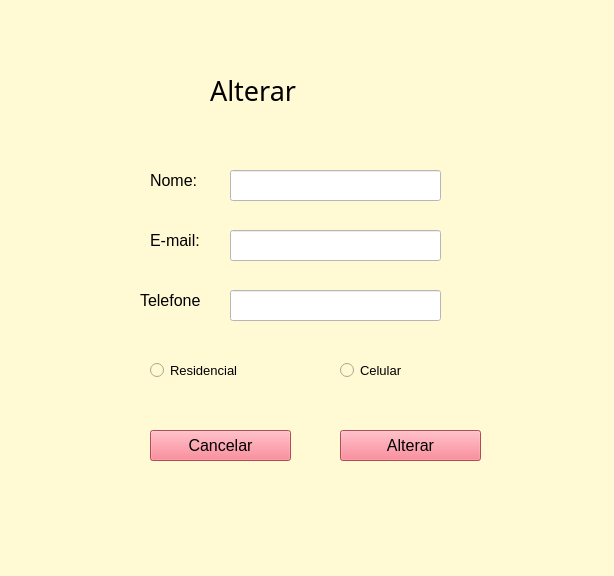
<?xml version="1.0" encoding="UTF-8"?>
<ui version="4.0">
 <class>MainWindow</class>
 <widget class="QMainWindow" name="MainWindow">
  <property name="geometry">
   <rect>
    <x>0</x>
    <y>0</y>
    <width>614</width>
    <height>576</height>
   </rect>
  </property>
  <property name="windowTitle">
   <string>MainWindow</string>
  </property>
  <property name="styleSheet">
   <string notr="true">background-color: rgb(255, 249, 212);</string>
  </property>
  <widget class="QWidget" name="centralwidget">
   <widget class="QLineEdit" name="leTelefone">
    <property name="geometry">
     <rect>
      <x>230</x>
      <y>290</y>
      <width>211</width>
      <height>31</height>
     </rect>
    </property>
    <property name="font">
     <font>
      <pointsize>12</pointsize>
     </font>
    </property>
    <property name="styleSheet">
     <string notr="true">background-color: rgb(255, 255, 255);</string>
    </property>
   </widget>
   <widget class="QLabel" name="label_3">
    <property name="geometry">
     <rect>
      <x>150</x>
      <y>230</y>
      <width>71</width>
      <height>21</height>
     </rect>
    </property>
    <property name="font">
     <font>
      <pointsize>12</pointsize>
     </font>
    </property>
    <property name="text">
     <string>E-mail:</string>
    </property>
   </widget>
   <widget class="QRadioButton" name="rbResidencial">
    <property name="geometry">
     <rect>
      <x>150</x>
      <y>360</y>
      <width>111</width>
      <height>20</height>
     </rect>
    </property>
    <property name="font">
     <font>
      <pointsize>10</pointsize>
     </font>
    </property>
    <property name="text">
     <string>Residencial</string>
    </property>
   </widget>
   <widget class="QLabel" name="label_4">
    <property name="geometry">
     <rect>
      <x>140</x>
      <y>290</y>
      <width>81</width>
      <height>21</height>
     </rect>
    </property>
    <property name="font">
     <font>
      <pointsize>12</pointsize>
     </font>
    </property>
    <property name="text">
     <string>Telefone</string>
    </property>
   </widget>
   <widget class="QPushButton" name="btnAlterar">
    <property name="geometry">
     <rect>
      <x>340</x>
      <y>430</y>
      <width>141</width>
      <height>31</height>
     </rect>
    </property>
    <property name="font">
     <font>
      <pointsize>12</pointsize>
     </font>
    </property>
    <property name="styleSheet">
     <string notr="true">background-color: rgba(244, 107, 123, 1);
selection-background-color: rgba(142, 214, 128, 1);</string>
    </property>
    <property name="text">
     <string>Alterar</string>
    </property>
   </widget>
   <widget class="QLineEdit" name="leNome">
    <property name="geometry">
     <rect>
      <x>230</x>
      <y>170</y>
      <width>211</width>
      <height>31</height>
     </rect>
    </property>
    <property name="font">
     <font>
      <pointsize>12</pointsize>
     </font>
    </property>
    <property name="styleSheet">
     <string notr="true">background-color: rgb(255, 255, 255);</string>
    </property>
   </widget>
   <widget class="QLineEdit" name="leEmail">
    <property name="geometry">
     <rect>
      <x>230</x>
      <y>230</y>
      <width>211</width>
      <height>31</height>
     </rect>
    </property>
    <property name="font">
     <font>
      <pointsize>12</pointsize>
     </font>
    </property>
    <property name="styleSheet">
     <string notr="true">background-color: rgb(255, 255, 255);</string>
    </property>
   </widget>
   <widget class="QPushButton" name="btnCancelar">
    <property name="geometry">
     <rect>
      <x>150</x>
      <y>430</y>
      <width>141</width>
      <height>31</height>
     </rect>
    </property>
    <property name="font">
     <font>
      <pointsize>12</pointsize>
     </font>
    </property>
    <property name="styleSheet">
     <string notr="true">background-color: rgba(244, 107, 123, 1);
selection-background-color: rgba(142, 214, 128, 1);</string>
    </property>
    <property name="text">
     <string>Cancelar</string>
    </property>
   </widget>
   <widget class="QLabel" name="label">
    <property name="geometry">
     <rect>
      <x>210</x>
      <y>60</y>
      <width>221</width>
      <height>61</height>
     </rect>
    </property>
    <property name="font">
     <font>
      <family>Wide Latin</family>
      <pointsize>20</pointsize>
     </font>
    </property>
    <property name="text">
     <string>Alterar</string>
    </property>
   </widget>
   <widget class="QLabel" name="label_2">
    <property name="geometry">
     <rect>
      <x>150</x>
      <y>170</y>
      <width>71</width>
      <height>21</height>
     </rect>
    </property>
    <property name="font">
     <font>
      <pointsize>12</pointsize>
     </font>
    </property>
    <property name="text">
     <string>Nome:</string>
    </property>
   </widget>
   <widget class="QRadioButton" name="rbCelular">
    <property name="geometry">
     <rect>
      <x>340</x>
      <y>360</y>
      <width>111</width>
      <height>20</height>
     </rect>
    </property>
    <property name="font">
     <font>
      <pointsize>10</pointsize>
     </font>
    </property>
    <property name="text">
     <string>Celular</string>
    </property>
   </widget>
  </widget>
  <widget class="QMenuBar" name="menubar">
   <property name="geometry">
    <rect>
     <x>0</x>
     <y>0</y>
     <width>614</width>
     <height>26</height>
    </rect>
   </property>
  </widget>
  <widget class="QStatusBar" name="statusbar"/>
 </widget>
 <resources/>
 <connections/>
</ui>
